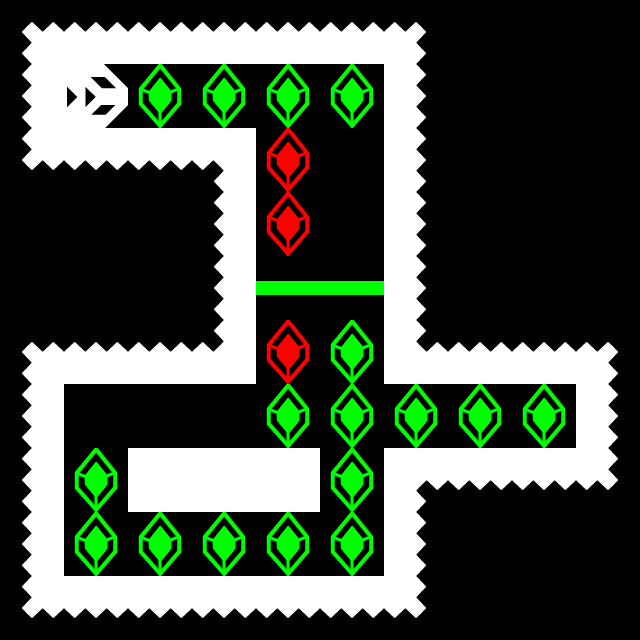

A 2D game scene composited from a Tiled map and its tileset images. What follows is a short description and the map's XML, with every tile layer's data as written:
An orthogonal 10x10 tile map with 64x64 px tiles, 2 tile layers (tiles, entities).

<map version="1.2" tiledversion="1.3.2" orientation="orthogonal" renderorder="right-down" compressionlevel="0" width="10" height="10" tilewidth="64" tileheight="64" infinite="0" nextlayerid="3" nextobjectid="1">
 <editorsettings>
  <export target="intersect.lua" format="lua" />
 </editorsettings>
 <tileset firstgid="1" source="tilesets/tiles.tsx" />
 <layer id="1" name="tiles" width="10" height="10">
  <data encoding="csv">
6,7,7,7,7,7,8,0,0,0,
16,0,0,0,0,0,18,0,0,0,
26,27,27,10,0,0,18,0,0,0,
0,0,0,16,0,0,18,0,0,0,
0,0,0,16,1,1,18,0,0,0,
6,7,7,20,0,0,19,7,7,8,
16,0,0,0,0,0,0,0,0,18,
16,0,17,17,17,0,9,27,27,28,
16,0,0,0,0,0,18,0,0,0,
26,27,27,27,27,27,28,25,0,0
</data>
 </layer>
 <layer id="2" name="entities" width="10" height="10">
  <data encoding="csv">
0,0,0,0,0,0,0,0,0,0,
0,15,21,21,21,21,0,0,0,0,
0,0,0,0,23,0,0,0,0,0,
0,0,0,0,23,0,0,0,0,0,
0,0,0,0,0,0,0,0,0,0,
0,0,0,0,23,21,0,0,0,0,
0,0,0,0,21,21,21,21,21,0,
0,21,0,0,0,21,0,0,0,0,
0,21,21,21,21,21,0,0,0,0,
0,0,0,0,0,0,0,0,0,0
</data>
 </layer>
</map>
